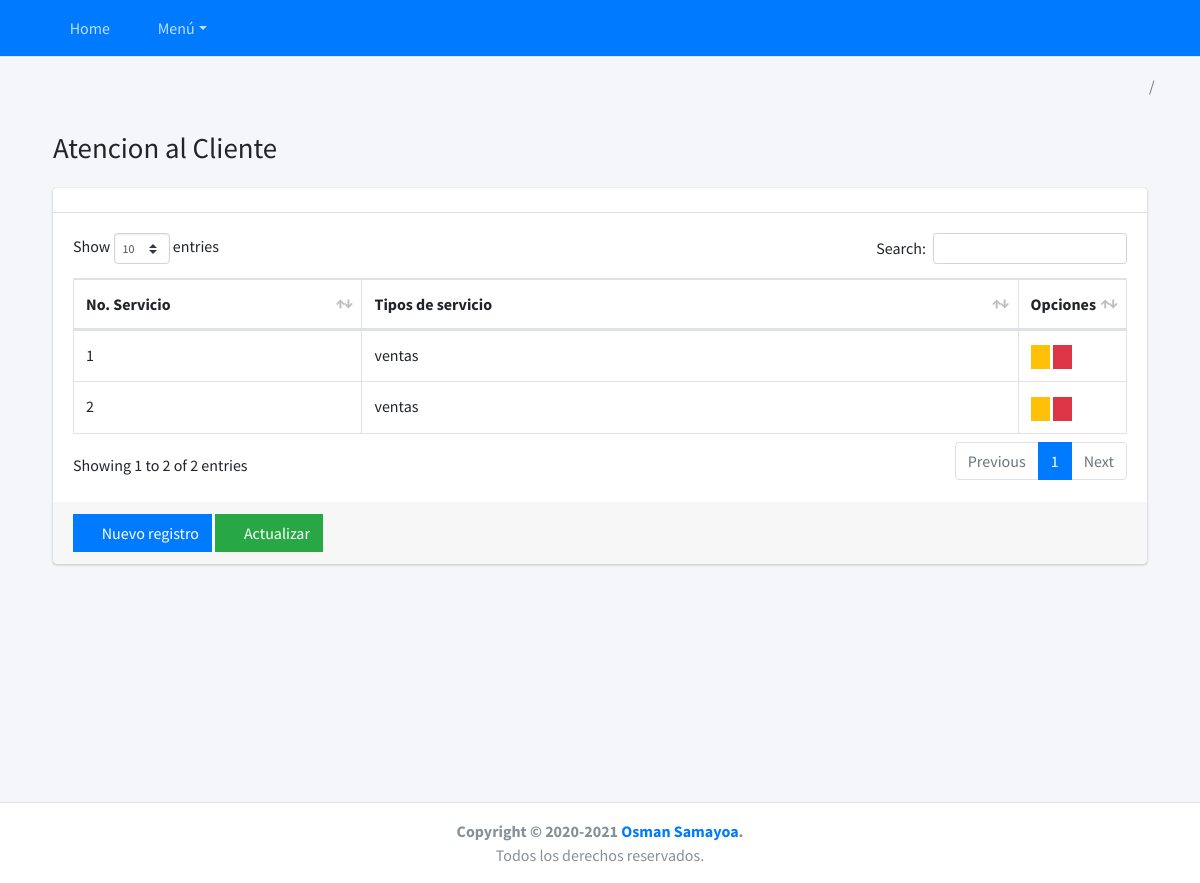
Before: /ordenes/lista-ordenes-servicios/ with the older database file.
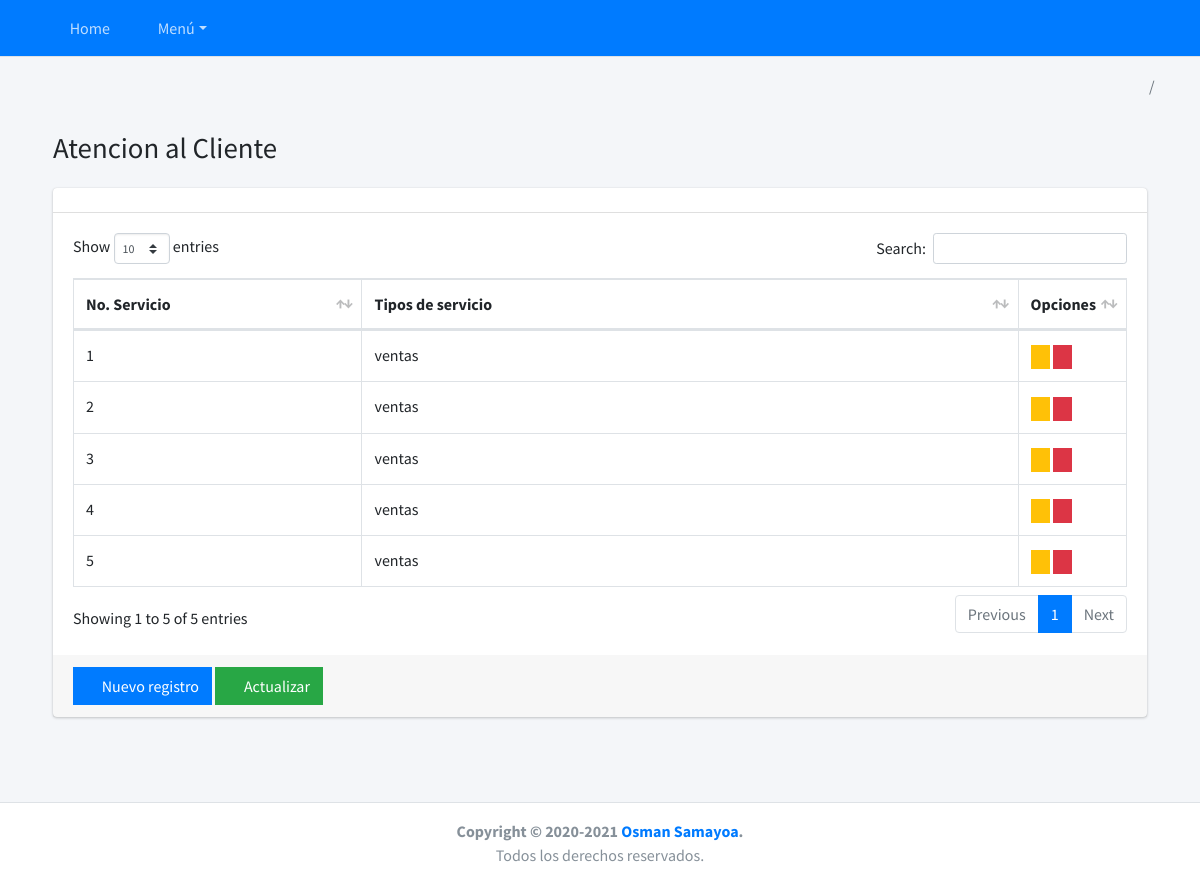
After: the same page with the newer database file.
### ordenes/models.py (models this page shows, shortened)
class Servicio(BaseModel):
    username = models.ForeignKey(settings.AUTH_USER_MODEL, on_delete=models.CASCADE, blank=True, null=True)
    tipo_servicio = models.ForeignKey(TiposServicio, on_delete=models.CASCADE)
    no_servicio = models.AutoField(primary_key=True)
    orden_generada = models.BooleanField(default = True)
    orden_transito = models.BooleanField(default = False)
    class Meta:
        verbose_name = 'Servicio'
        verbose_name_plural = 'Servicios'
        db_table = 'servicio'

class TiposServicio(BaseModel):
    username = models.ForeignKey(settings.AUTH_USER_MODEL, on_delete=models.CASCADE, blank=True, null=True)
    name = models.CharField('Variedad de servicios', max_length=150)
    def __str__(self):
        return self.name
    class Meta:
        verbose_name = 'Tipo de servicio'
        verbose_name_plural = 'Tipos de servicio'
        db_table = 'TipoServicio'

### ordenes/views.py (the view)
# urls.py: path('lista-ordenes-servicios/', OrdenServicio.as_view(), name='lista_ordenes_servicios'),
class OrdenServicio(ListView):
    model =  Servicio
    template_name = 'ordenes/list_orden_servicio.html'
    def get_queryset(self):
        return self.model.objects.all()
    def get_context_data(self , *args , **kwargs):
        context = super().get_context_data(*args, **kwargs)
        context ['title'] = 'Atencion al Cliente'
        context['list_url'] = reverse_lazy('ordenes:lista_ordenes_servicios')
        context['new_url'] = reverse_lazy('ordenes:new_ordenes_servicios')
        return context

### ordenes/templates/ordenes/list_orden_servicio.html
{% extends 'base/list.html' %}
{% block columns %}
  <tr>
    <th scope="col" style="width: 30%" >No. Servicio</th>
    <th scope="col" style="width: 90%" >Tipos de servicio</th>
    <th class="all">Opciones</th>
  </tr>
{% endblock %}
{% block rows %}
{% for m in servicio_list  %}
  <tr>
    <td>{{m.no_servicio}}</td>
    <td>{{m.tipo_servicio}}</td>
    <td>
      <a href="#" class="btn btn-warning btn-xs btn-flat">
        <i class="fas fa-edit"></i></a>
      <a href="#" class="btn btn-danger btn-xs btn-flat">
        <i class="fas fa-trash-alt"></i></a>
    </td>
  </tr>
{% endfor %}
{% endblock %}

### templates/base/list.html (shortened to what this page needs)
{% extends 'base/layaut.html' %}
{% load static %}
{% block head %}
    <link rel="stylesheet" href="{% static 'base/plugins/jsgrid/jsgrid.min.css' %}"/>
    <link rel="stylesheet" href="{% static 'base/plugins/jsgrid/jsgrid-theme.min.css' %}"/>
    <link rel="stylesheet" href="{% static 'base/plugins/datatables-bs4/css/dataTables.bootstrap4.min.css' %}">
    <link rel="stylesheet" href="{% static 'base/plugins/datatables-responsive/css/responsive.bootstrap4.min.css' %}">
    <link href="https://cdn.jsdelivr.net/npm/select2@4.1.0-beta.1/dist/css/select2.min.css" rel="stylesheet" />
{% endblock %}
{% block content %}
<div class="content-wrapper">
  <section class="content-header">
    <div class="container-fluid">
      <div class="row mb-2">
        <div class="col-sm-6">
          <h1>{{title}}</h1>
        </div>
      </div>
    </div>
  </section>
  <section class="content">
    <div class="container-fluid">
      <div class="row">
        <div class="col-12">
          <div class="card">
            <div class="card-header">
            </div>
            <div class="card-body">
              <table id="tabla_tipo" class="table table-bordered table-hover">
                <thead>
                  {% block columns %}
                  {% endblock %}
                </thead>
                <tbody>
                  {% block rows %}
                  {% endblock %}
                </tbody>
              </table>
            </div>
            <div class="card-footer">
            {% block buttons_list %}
              <a href="{{ new_url }}" class="btn btn-primary btn-flat btnTest">
                  <i class="fas fa-plus"></i> Nuevo registro
              </a>
              <a href="{{ list_url }}" class="btn btn-success btn-flat">
                  <i class="fas fa-sync"></i> Actualizar
              </a>
          {% endblock %}
          </div>
        </div>
      </div>
    </div>
   </div>
  </section>
</div>
{% endblock %}

### templates/base/layaut.html
{% extends 'base/body.html' %}

### templates/base/body.html (shortened to what this page needs)
{% extends 'base/home.html' %}
{% block body %}
    <body class="hold-transition layout-top-nav">
    <div class="wrapper">
        {% include 'base/header.html' %}
        <div class="content-wrapper">
            <div class="content-header">
                <div class="container">
                    <div class="row">
                        <div class="col-sm-6">
                        </div>
                        <div class="col-sm-6">
                            <ol class="breadcrumb float-sm-right">
                                <li class="breadcrumb-item"><a href="#"></a></li>
                            </ol>
                        </div>
                    </div>
                </div>
            </div>
            <div class="content">
                <div class="container">
                    {% block content %}
                    {% endblock %}
                </div>
            </div>
        </div>
        {% include 'base/footer.html' %}
    </div>
    </body>
{% endblock %}

### templates/base/home.html (shortened to what this page needs)
{% load static %}
<!DOCTYPE html>
<html lang="en">
<head>
    <link rel="stylesheet" href="{% static 'base/plugins/fontawesome-free/css/all.min.css' %}">
    <link rel="stylesheet" href="{% static 'base/plugins/icheck-bootstrap/icheck-bootstrap.min.css' %}">
    <link rel="stylesheet" href="{% static 'base/css/adminlte.min.css' %}">
    <link rel="stylesheet" href="https://code.ionicframework.com/ionicons/2.0.1/css/ionicons.min.css">
    {% block head %}
    {% endblock %}
</head>
{% block body %}
{% endblock %}
</html>

### templates/base/header.html (shortened to what this page needs)
{% load static %}
<nav class="main-header navbar navbar-expand navbar-dark navbar-primary">
    <div class="container">
        <div class="collapse navbar-collapse order-3" id="navbarCollapse">
            <ul class="navbar-nav">
                <li class="nav-item">
                    <a href="#" class="nav-link"><i class="fas fa-home"></i> Home</a>
                </li>
                <li class="nav-item dropdown">
                    <a id="dropdownSubMenu1" href="#" data-toggle="dropdown" aria-haspopup="true" aria-expanded="false"
                       class="nav-link dropdown-toggle"><i class="fas fa-folder-open"></i> Menú</a>
                </li>
            </ul>
        </div>
        <ul class="order-1 order-md-3 navbar-nav navbar-no-expand ml-auto">
            <li class="nav-item dropdown">
                <a class="nav-link" data-toggle="dropdown" href="#">
                    <i class="fas fa-users-cog"></i> {{ request.user.username }}
                </a>
            </li>
            <li class="nav-item">
                <a class="nav-link" href="{% url 'bases:logout' %}">
                    <i class="fas fa-power-off" aria-hidden="true"></i>
                </a>
            </li>
        </ul>
    </div>
</nav>

### templates/base/footer.html
<footer class="main-footer text-center">
    <strong>Copyright &copy; 2020-2021 <a href="#">Osman Samayoa</a>.</strong><br>
    Todos los derechos reservados.
</footer>

Changed rows visible on the page:
added Servicio: no_servicio "3", tipo_servicio "ventas"
added Servicio: no_servicio "4", tipo_servicio "ventas"
added Servicio: no_servicio "5", tipo_servicio "ventas"
Other visible differences:
text written by a page script: "Show entries Search: Showing 1 to 2 of 2 entries Previous 1 Next" → "Show entries Search: Showing 1 to 5 of 5 entries Previous 1 Next"
